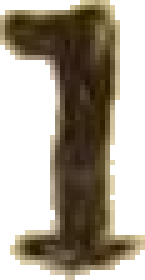
#> input picture 1_alt3.png, 29 x 56 px (shown 5 times larger)
$ python -i letter_extractor.py   (imports and definitions only)
#> lines starting #> are read from the running program, lines starting #| are printed output that depends on the picture
#!/usr/bin/env python3
"""
Letter Extractor for Vintage Book Scans (with Lasso Masking)
Extracts individual characters from JPG scans with pixel-perfect cropping
"""

from PIL import Image, ImageDraw
import numpy as np
import os
from collections import defaultdict

class LetterExtractor:
    def __init__(self, output_dir="extracted_chars"):
        self.output_dir = output_dir
        self.char_counter = defaultdict(int)
        os.makedirs(output_dir, exist_ok=True)
        os.makedirs(f"{output_dir}/preview", exist_ok=True)

    def preprocess_image(self, image_path, threshold=180):
        """Load and preprocess the scanned page"""
#> called with image_path = '1_alt3.png', threshold = 180
        img = Image.open(image_path)
#> img is the input picture: PIL image 29x56 RGBA; mean R, G, B, A 52.5, 44.1, 30.1, 136.6
        gray = img.convert('L')
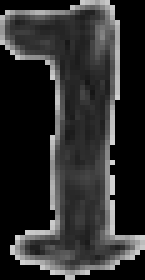
#> gray: PIL image 29x56 L (shown 5 times larger); min 0, max 212, mean 45
        binary = gray.point(lambda x: 0 if x < threshold else 255, '1')
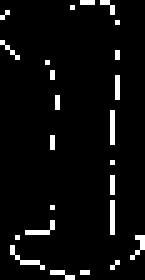
#> binary: PIL image 29x56 1 (shown 5 times larger); 5% white in thin lines or dots
        return img, gray, binary

    def find_character_regions_with_masks(self, binary_img, original_img,
                                          min_width=5, min_height=10,
                                          max_width=100, max_height=100):
        """Find characters and extract their exact pixel masks (lasso-style)"""
#> called with min_width = 5, min_height = 10, max_width = 100, max_height = 100
        arr = np.array(binary_img)
        arr = 1 - arr  # Invert: text=1, background=0
#> arr: shape (56, 29) int64; values 0 (black) and 1 (white), 95% white; black in thin lines or dots

        height, width = arr.shape
#> height = 56; width = 29
        visited = np.zeros_like(arr, dtype=bool)
        regions = []

        def flood_fill_with_mask(start_y, start_x):
            """Return exact pixel locations for this character"""
            stack = [(start_y, start_x)]
            pixels = []

            while stack:
                y, x = stack.pop()

                if (y < 0 or y >= height or x < 0 or x >= width or
                    visited[y, x] or arr[y, x] == 0):
                    continue

                visited[y, x] = True
                pixels.append((y, x))

                # 8-connected neighbors
                stack.extend([(y-1, x), (y+1, x), (y, x-1), (y, x+1),
                             (y-1, x-1), (y-1, x+1), (y+1, x-1), (y+1, x+1)])

            return pixels

        # Find all connected components with their pixel masks
        for y in range(height):
            for x in range(width):
                if arr[y, x] == 1 and not visited[y, x]:
                    pixels = flood_fill_with_mask(y, x)

                    if len(pixels) > 0:
                        ys = [p[0] for p in pixels]
                        xs = [p[1] for p in pixels]

                        min_y, max_y = min(ys), max(ys)
                        min_x, max_x = min(xs), max(xs)

                        w = max_x - min_x + 1
                        h = max_y - min_y + 1

                        if (min_width < w < max_width and
                            min_height < h < max_height):

                            # Create pixel mask for this character
                            mask = np.zeros((h, w), dtype=np.uint8)
                            for py, px in pixels:
                                mask[py - min_y, px - min_x] = 1

                            regions.append({
                                'bbox': (min_x, min_y, w, h),
                                'position': (min_x, min_y),
                                'mask': mask
                            })

        regions.sort(key=lambda r: (r['position'][1] // 20, r['position'][0]))
        return regions

    def extract_characters(self, image_path, threshold=180, padding=2, **kwargs):
        """Extract characters with masked (lasso-style) cropping"""
        img, gray, binary = self.preprocess_image(image_path, threshold)
        regions = self.find_character_regions_with_masks(binary, img, **kwargs)
#> regions = 1 item

        characters = []
        for region in regions:
            x, y, w, h = region['bbox']
            mask = region['mask']

            # Crop with minimal padding
            x1 = max(0, x - padding)
            y1 = max(0, y - padding)
            x2 = min(img.width, x + w + padding)
            y2 = min(img.height, y + h + padding)

            # Extract the character region
            char_img = img.crop((x1, y1, x2, y2))

            # Create padded mask
            padded_mask = np.zeros((y2-y1, x2-x1), dtype=np.uint8)
            mask_y_offset = y - y1
            mask_x_offset = x - x1
            padded_mask[mask_y_offset:mask_y_offset+h,
                       mask_x_offset:mask_x_offset+w] = mask * 255

            mask_img = Image.fromarray(padded_mask, mode='L')

            # Create RGBA with transparency for non-character pixels
            char_rgba = char_img.convert('RGBA')
            char_array = np.array(char_rgba)
            mask_array = np.array(mask_img)

            # Apply mask: transparent where not part of character
            char_array[:, :, 3] = mask_array

            masked_char = Image.fromarray(char_array, 'RGBA')

            characters.append({
                'image': masked_char,
                'bbox': (x, y, w, h),
                'position': (x, y),
                'mask': mask
            })
#> this loop made 1 pass
#> (x, y, w, h, x1, y1, x2, y2) on pass 1: (0, 0, 29, 56, 0, 0, 29, 56)
#> pass 1, in extract_characters, `masked_char = Image.fromarray(char_array, 'RGBA')`:
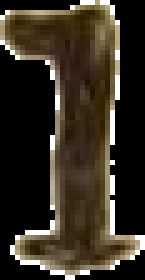
#> masked_char: PIL image 29x56 RGBA (shown 5 times larger); mean R, G, B, A 52.5, 44.1, 30.1, 242.1; transparent parts drawn white
#> after the loop, characters = 1 item

        return characters, img

    # [60 lines left out: functions save_character, visualize_detection, extract_and_save_all, process_batch, not called in this run]


# [25 lines not run here, left out]

>>> result = LetterExtractor().extract_characters('1_alt3.png')
